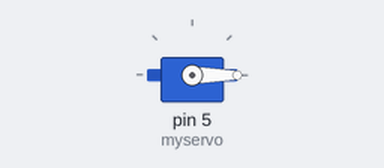
Bench run of a sketch on a simulated Arduino Uno, built with avr-gcc and run on an emulated ATmega328P. Parts: servo.

Above: at 0.1 s.
At 0.6 s:
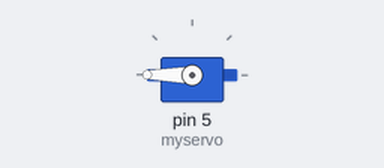
Timing chart, 0 to 2.1 s (numbered marks = the images above):
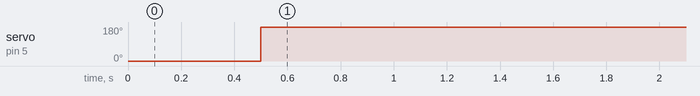

The sketch:

servo.ino
```cpp
//www.elegoo.com
//2018.12.19
#include <Servo.h>
Servo myservo;

void setup(){
  myservo.attach(5);
  myservo.write(90);// move servos to center position -> 90°

}
void loop(){
  myservo.write(0);// move servos to center position -> 90°
  delay(500);
  myservo.write(180);
  delay(500000);
}
```

Measured:
- by itself, servo on pin 5 (myservo): 0° → 180° at 0.50 s
